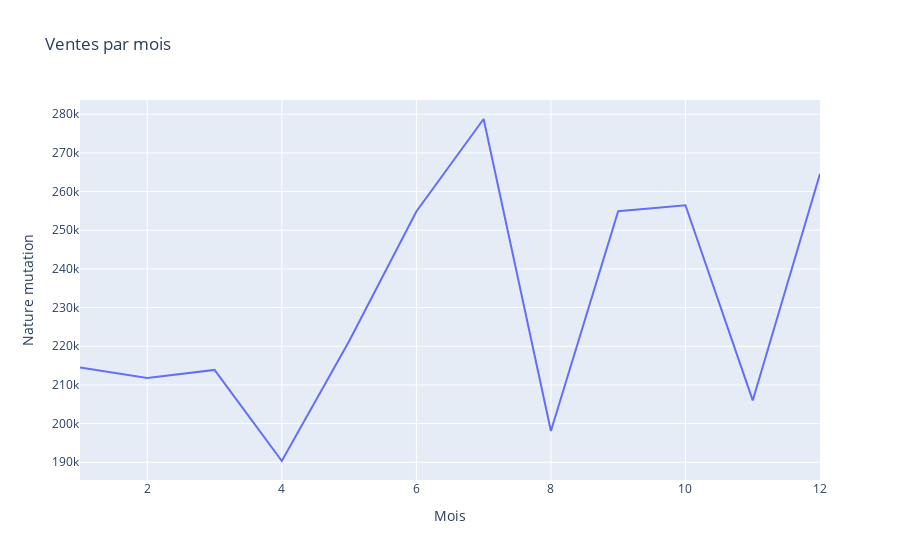

Notebook source saved alongside this figure:
### Code cell
import plotly.express as px

fig = px.line(df_ventes_par_mois, x="Mois", y="Nature mutation", title='Ventes par mois')
fig.show()

### Figure 1 — Plotly figure (JSON) as saved in the notebook; plotly's stock layout.template omitted (floating-point values rounded to 4 significant figures)
{"data": [{"hovertemplate": "Mois=%{x}<br>Nature mutation=%{y}<extra></extra>", "legendgroup": "", "line": {"color": "#636efa", "dash": "solid"}, "marker": {"symbol": "circle"}, "mode": "lines", "name": "", "orientation": "v", "showlegend": false, "type": "scatter", "x": [1, 2, 3, 4, 5, 6, 7, 8, 9, 10, 11, 12], "xaxis": "x", "y": [214509, 211773, 213883, 190331, 221302, 254860, 278768, 198106, 254932, 256465, 205991, 264610], "yaxis": "y"}], "layout": {"legend": {"tracegroupgap": 0}, "title": {"text": "Ventes par mois"}, "xaxis": {"anchor": "y", "domain": [0, 1], "title": {"text": "Mois"}}, "yaxis": {"anchor": "x", "domain": [0, 1], "title": {"text": "Nature mutation"}}}}
